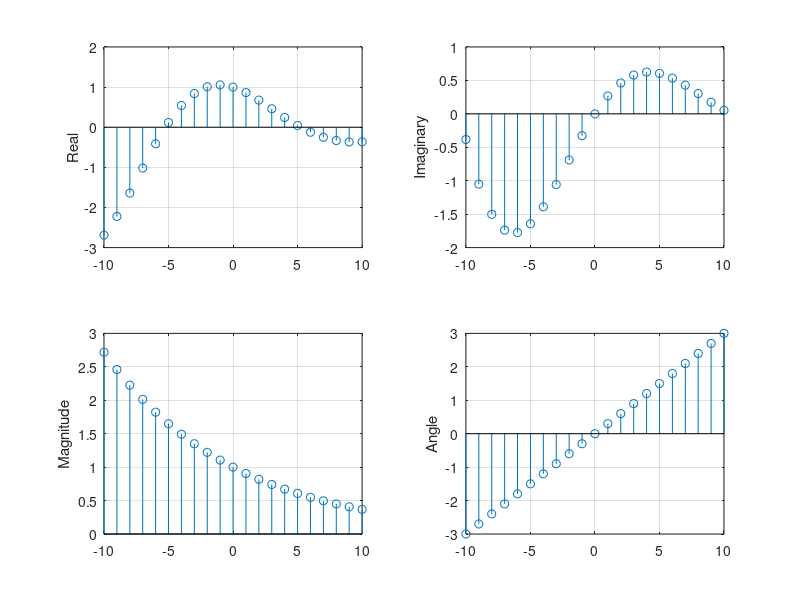

MATLAB code for this plot:
n=-10:1:10;
signal=exp(n.*(-0.1+0.3i));
Real_part=real(signal);  
%function real returns the real part of the signal
Imaginary_part=imag(signal);
%function imaginary returns the imaginary part of the signal
Magnitude=abs(signal);   
%function abs returns the magnitude of the signal
Angle=angle(signal);
%function anglereturns the angle of the signal

subplot(2,2,1)
stem(n,Real_part);
grid on;
ylabel('Real');
%------------------;
subplot(2,2,2)
stem(n,Imaginary_part);
grid on;
ylabel('Imaginary');
%------------------;
subplot(2,2,3)
stem(n,Magnitude);
grid on;
ylabel('Magnitude');
%-------------------;
subplot(2,2,4)
stem(n,Angle);
grid on;
ylabel('Angle');
